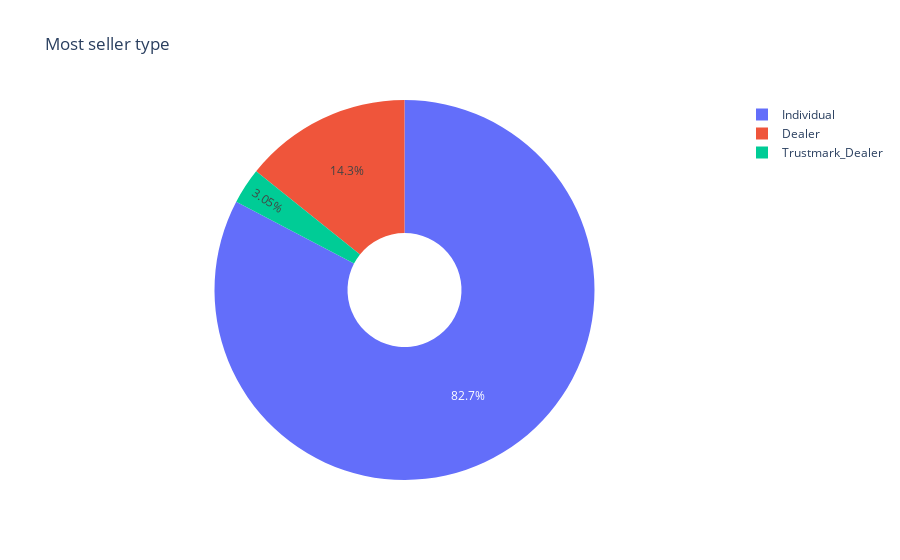

Here is the notebook cell this chart was saved with:
### Code cell
#plot most seller type
iplot(px.pie(seller_type , values = 'sales_id' , names = 'seller_type' 
             , title = 'Most seller type', hole = 0.3 ))

### Figure 1 — Plotly figure (JSON) as saved in the notebook; plotly's stock layout.template omitted (floating-point values rounded to 4 significant figures)
{"data": [{"domain": {"x": [0, 1], "y": [0, 1]}, "hole": 0.3, "hovertemplate": "seller_type=%{label}<br>sales_id=%{value}<extra></extra>", "labels": ["Individual", "Dealer", "Trustmark_Dealer"], "legendgroup": "", "name": "", "showlegend": true, "type": "pie", "values": [6401, 1104, 236]}], "layout": {"legend": {"tracegroupgap": 0}, "title": {"text": "Most seller type"}}}
